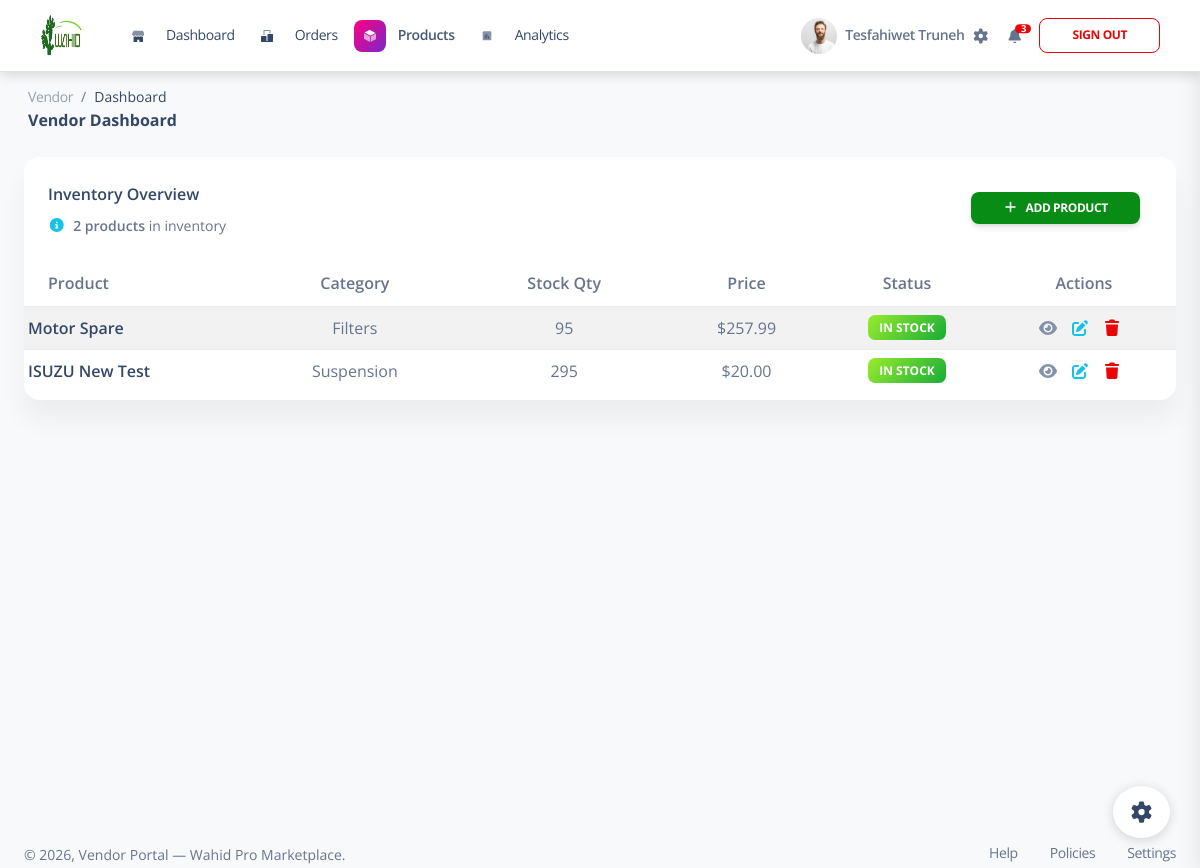
Before: /vendor/products/ (signed in) with the older database file.
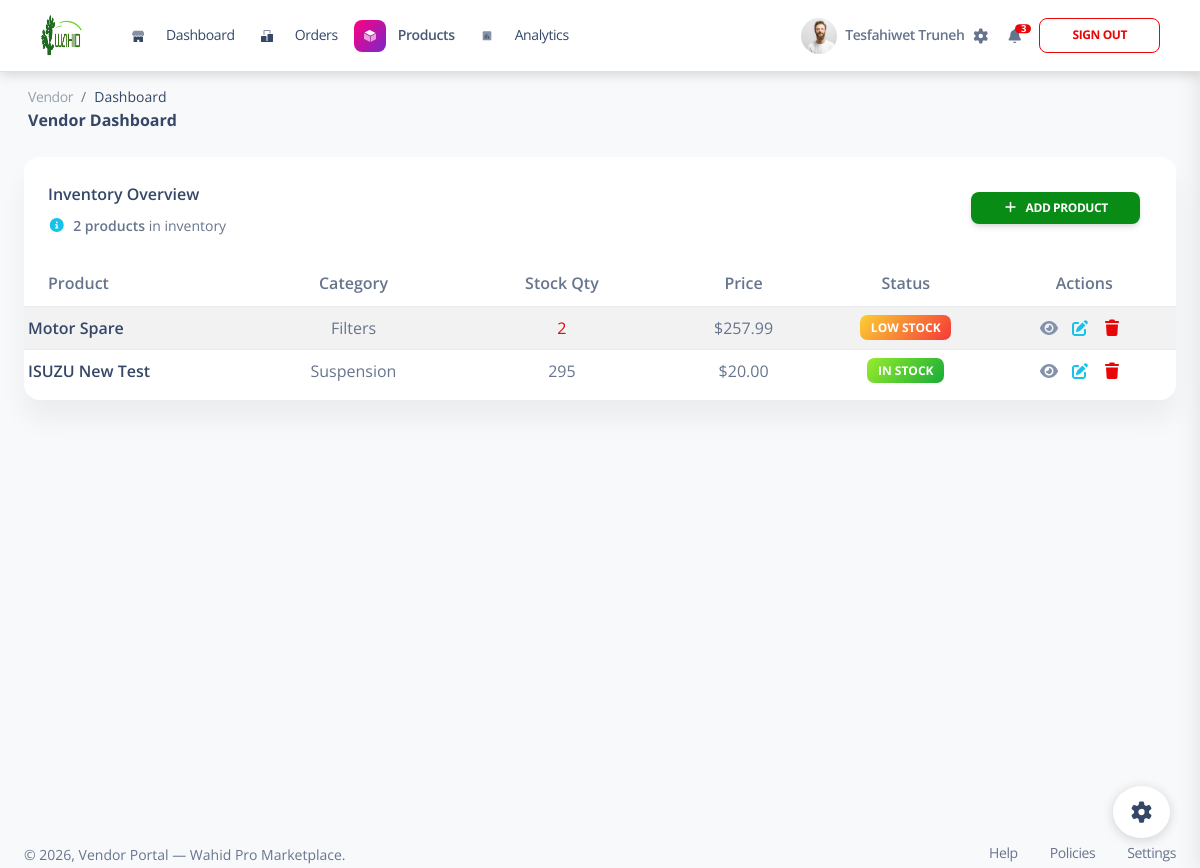
After: the same page with the newer database file.
### App/models.py (models this page shows, shortened)
class Product(models.Model):
    CATEGORY_BRAKE_PARTS = "brake-parts"
    CATEGORY_FILTERS = "filters"
    CATEGORY_SUSPENSION = "suspension"
    CATEGORY_ENGINE = "engine"
    CATEGORY_ELECTRICAL = "electrical"
    CATEGORY_CHOICES = (
        (CATEGORY_BRAKE_PARTS, "Brake Parts"),
        (CATEGORY_FILTERS, "Filters"),
        (CATEGORY_SUSPENSION, "Suspension"),
        (CATEGORY_ENGINE, "Engine Parts"),
        (CATEGORY_ELECTRICAL, "Electrical"),
    )
    vin_validator = RegexValidator(
        regex=r"^[A-HJ-NPR-Z0-9]{17}$",
        message="VIN must be exactly 17 characters (letters and numbers, excluding I, O, and Q).",
    )
    vendor = models.ForeignKey(User, on_delete=models.CASCADE, related_name="products")
    name = models.CharField(max_length=160)
    vin = models.CharField(max_length=17, unique=True, validators=[vin_validator], db_index=True)
    category = models.CharField(max_length=24, choices=CATEGORY_CHOICES, db_index=True)
    price = models.DecimalField(
        max_digits=10,
        decimal_places=2,
        validators=[MinValueValidator(Decimal("0.01"))],
    )
    initial_stock = models.PositiveIntegerField()
    current_stock = models.PositiveIntegerField(null=True, blank=True)
    reorder_level = models.PositiveIntegerField(default=0)
    description = models.TextField()
    product_image = models.ImageField(upload_to="product_images/")
    is_active = models.BooleanField(default=True)
    created_at = models.DateTimeField(auto_now_add=True)
    updated_at = models.DateTimeField(auto_now=True)
    class Meta:
        ordering = ("-created_at",)
        indexes = [
            models.Index(fields=["vendor", "category"]),
            models.Index(fields=["vendor", "is_active"]),
        ]
        constraints = [
            models.UniqueConstraint(fields=["vendor", "name"], name="unique_vendor_product_name"),
        ]

### App/views.py (the view)
# urls.py: path('vendor/products/', VendorProductsView.as_view(), name='vendor_products'),
class VendorProductsView(VendorAccessMixin, TemplateView):
    template_name = "vendors/products.html"
    def get_context_data(self, **kwargs):
        context = super().get_context_data(**kwargs)
        context["products"] = (
            self.request.user.products.only(
                "id",
                "name",
                "category",
                "vin",
                "current_stock",
                "initial_stock",
                "reorder_level",
                "price",
                "description",
                "product_image",
            )
            .order_by("-created_at")
        )
        return context

### templates/vendors/products.html (shortened to what this page needs)
{% extends "vendors/base.html" %}
{% load static %}
{% block vendor_content %}
      <div class="row">
        <div class="col-12">
          <div class="card">
            <div class="card-header pb-0">
              <div class="row">
                <div class="col-lg-6 col-7">
                  <h6>Inventory Overview</h6>
                  <p class="text-sm mb-0">
                    <i class="fa fa-info-circle text-info" aria-hidden="true"></i>
                    <span class="font-weight-bold ms-1"><span id="productCount">{{ products|length }}</span> products</span> in inventory
                  </p>
                </div>
                <div class="col-lg-6 col-5 my-auto text-end">
                  <button class="btn btn-sm bg-gradient-primary mb-0" type="button" data-bs-toggle="modal" data-bs-target="#addProductModal">
                    <i class="fas fa-plus me-2"></i>Add Product
                  </button>
                </div>
              </div>
            </div>
            <div class="card-body px-0 pb-2">
              <div class="table-responsive p-0">
                <table id="productsTable" class="table table-striped table-sm mb-0">
                  <thead>
                    <tr>
                      <th>Product</th>
                      <th class="text-center">Category</th>
                      <th class="text-center">Stock Qty</th>
                      <th class="text-center">Price</th>
                      <th class="text-center">Status</th>
                      <th class="text-center">Actions</th>
                    </tr>
                  </thead>
                  <tbody id="productsTableBody" data-rows-url="{% url 'vendor_product_rows' %}">
                    {% include "vendors/partials/product_rows.html" with products=products %}
                  </tbody>
                  </table>
              </div>
            </div>
          </div>
        </div>
      </div>
    </div>
  </main>
{% endblock %}
{% block vendor_extra_css %}
<link rel="stylesheet" href="https://cdn.datatables.net/2.1.8/css/dataTables.bootstrap5.min.css">
<link rel="stylesheet" href="https://cdn.datatables.net/buttons/3.1.2/css/buttons.bootstrap5.min.css">
<link rel="stylesheet" href="https://cdn.jsdelivr.net/npm/toastify-js/src/toastify.min.css">
{% endblock %}

### templates/vendors/partials/product_row.html
{% with stock=product.current_stock|default_if_none:0 %}
<tr id="product-row-{{ product.id }}">
  <td>
    <div class="py-1">
      <div class="d-flex flex-column justify-content-center">
        <h6 class="mb-0">{{ product.name }}</h6>
      </div>
    </div>
  </td>
  <td class="align-middle text-center">
    <span>{{ product.get_category_display }}</span>
  </td>
  <td class="align-middle text-center">
    <span class="{% if stock <= product.reorder_level and stock > 0 %}text-danger{% endif %}">{{ stock }}</span>
  </td>
  <td class="align-middle text-center">
    <span>${{ product.price }}</span>
  </td>
  <td class="align-middle text-center">
    {% if stock <= 0 %}
      <span class="badge badge-sm bg-gradient-danger">Out of Stock</span>
    {% elif stock <= product.reorder_level %}
      <span class="badge badge-sm bg-gradient-warning">Low Stock</span>
    {% else %}
      <span class="badge badge-sm bg-gradient-success">In Stock</span>
    {% endif %}
  </td>
  <td class="align-middle text-center">
    <a
      href="javascript:;"
      class="text-secondary js-view-product"
      data-name="{{ product.name|escape }}"
      data-vin="{{ product.vin|escape }}"
      data-category-label="{{ product.get_category_display|escape }}"
      data-price="{{ product.price }}"
      data-current-stock="{{ product.current_stock|default_if_none:product.initial_stock }}"
      data-reorder-level="{{ product.reorder_level }}"
      data-description="{{ product.description|escape }}"
      data-image-url="{% if product.product_image %}{{ product.product_image.url }}{% endif %}"
    >
      <i class="fas fa-eye me-2"></i>
    </a>
    <a
      href="javascript:;"
      class="text-info js-edit-product"
      data-product-id="{{ product.id }}"
      data-update-url="{% url 'vendor_product_update' product.id %}"
      data-name="{{ product.name|escape }}"
      data-vin="{{ product.vin|escape }}"
      data-category="{{ product.category }}"
      data-price="{{ product.price }}"
      data-current-stock="{{ product.current_stock|default_if_none:product.initial_stock }}"
      data-reorder-level="{{ product.reorder_level }}"
      data-description="{{ product.description|escape }}"
    >
      <i class="fas fa-edit me-2"></i>
    </a>
    <a
      href="javascript:;"
      class="text-danger js-delete-product"
      data-product-id="{{ product.id }}"
      data-product-name="{{ product.name|escape }}"
      data-delete-url="{% url 'vendor_product_delete' product.id %}"
    >
      <i class="fas fa-trash me-2"></i>
    </a>
  </td>
</tr>
{% endwith %}

Changed rows visible on the page:
changed Product "Motor Spare": product "95" → "2"; text "IN STOCK" → "LOW STOCK"
